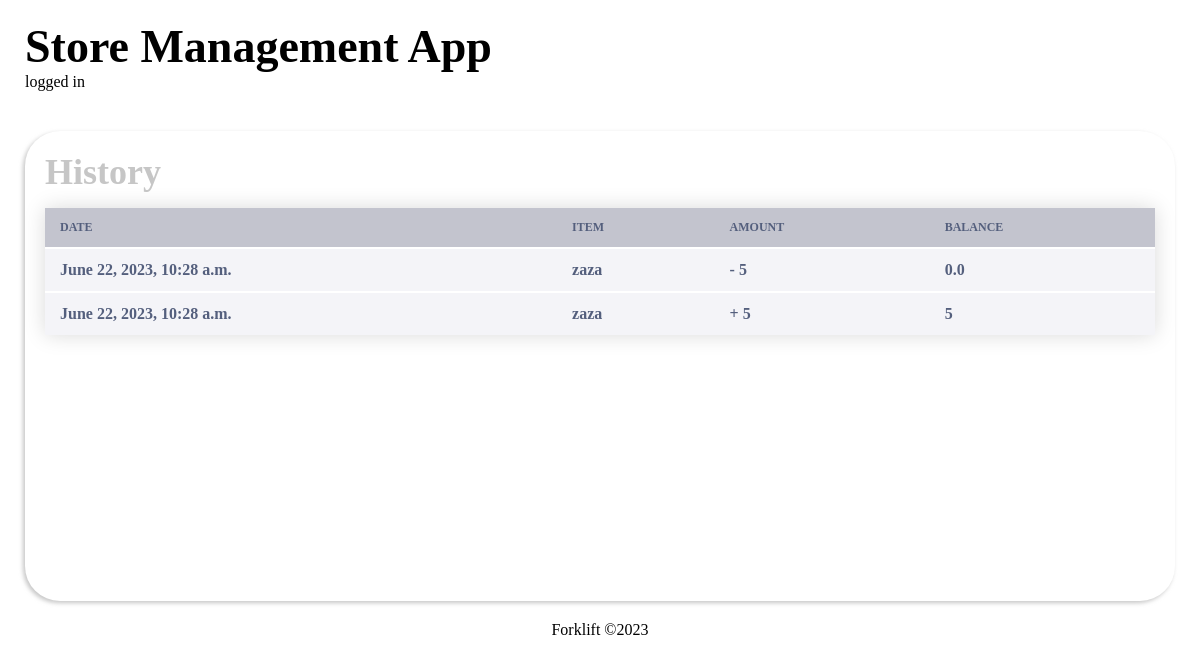
The app's page /history/3 (signed in) with its own data.
### store/models.py (models this page shows)
class ChemHistory(models.Model):
    date_created = models.DateTimeField(auto_now=True)
    item_name = models.CharField(max_length = 500)
    amount = models.CharField(max_length = 500)
    bal = models.CharField(max_length = 500, null=True, blank=True)
    dept = models.ForeignKey(Department, related_name="chem_history_category",
                                        on_delete=models.SET_NULL, null=True, blank=True)
    slug = models.SlugField(max_length=2000, null=True, blank=True)

### store/views.py (the view)
# urls.py: path('history/<int:pk>', views.history, name='history'),
@login_required
def history(request, pk):
    if pk == 1:
        history = MicroHistory.objects.all().filter(dept=pk).order_by('-date_created')
        history = history.values()
    elif pk == 2:
        history = HaemHistory.objects.all().filter(dept=pk).order_by('-date_created')
        history = history.values()
    elif pk == 3:
        history = ChemHistory.objects.all().filter(dept=pk).order_by('-date_created')
        history = history.values()
    elif pk == 4:
        history = HistoHistory.objects.all().filter(dept=pk).order_by('-date_created')
        history = history.values()
    return render(request, 'history.html', {'history': history})

### templates/history.html (shortened to what this page needs)
{% load static %}
<!DOCTYPE html>
<html lang="en">
<head>
    <link href="{% static './css/history.css' %}" rel="stylesheet">
</head>
<body>
    <header>
        <h1>Store Management App</h1>
        <span>logged in</span>
    </header>
    <main>
        <section class="hero">
            <div class="card_wrapper">
                <div class="header_div">
                    <h3>History</h3>
                </div>
                <div class="items_wrapper">
                    <table>
                        <thead>
                            <tr>
                                <th>Date</th>
                                <th>Item</th>
                                <th>Amount</th>
                                <th>Balance</th>
                            </tr>
                        </thead>
                        <tbody>
                            {% for hist in history %}
                                <tr>
                                    <td>{{hist.date_created}}</td>
                                    <td>{{hist.item_name}}</td>
                                    <td>{{hist.amount}}</td>
                                    <td>{{hist.bal}}</td>
                                </tr>
                            {% endfor %}
                        </tbody>
                    </table>
                </div>
            </div>
        </section>
    </main>
    <footer>
        <Span>Forklift &copy2023</Span>
    </footer>
</body>
</html>

### static/css/history.css (style rules this page uses)
* { margin: 0; }
header { padding: 20px 25px; }
header h1 { font-size: 46px; font-weight: 900; color: black; }
main { display: flex; flex-direction: row; justify-content: space-between; padding: 20px 25px; }
section.hero { width: 100%; min-height: 460px; border-radius: 35px; padding-bottom: 10px; box-shadow: -2px 2px 4px #AAAA; }
section.hero .card_wrapper { padding: 20px 20px; }
section.hero .card_wrapper .header_div { display: flex; justify-content: space-between; align-items: center; }
section.hero .card_wrapper .header_div h3 { font-size: 36px; color: #AAAA; text-transform: capitalize; }
.card_wrapper table { border-collapse: collapse; margin: 15px 0; font-size: 14px; font-weight: 400; color: #545F7D; min-width: 100%; background-color: #ffff; box-shadow: 0 0 20px rgba(0, 0, 0, 0.15); }
.card_wrapper table thead { background: #C3C4CE; border-radius: 15px; }
.card_wrapper table thead tr { text-align: left; border-radius: 15px !important; }
.card_wrapper table thead tr th { padding: 12px 15px; text-transform: uppercase; font-size: 12px; }
.card_wrapper table tbody { background-color: #F4F4F8; }
.card_wrapper table tbody tr { background-color: #F4F4F8; border-top: 2px solid #ffff; }
.card_wrapper table tbody tr td { padding: 12px 15px; font-size: 16px; font-weight: 600; position: relative; }
footer { text-align: center; }

### records on screen
ChemHistory: date_created "June 22, 2023, 10:28 a.m.", item_name "zaza", amount "- 5", bal "0.0"
ChemHistory: date_created "June 22, 2023, 10:28 a.m.", item_name "zaza", amount "+ 5", bal "5"
